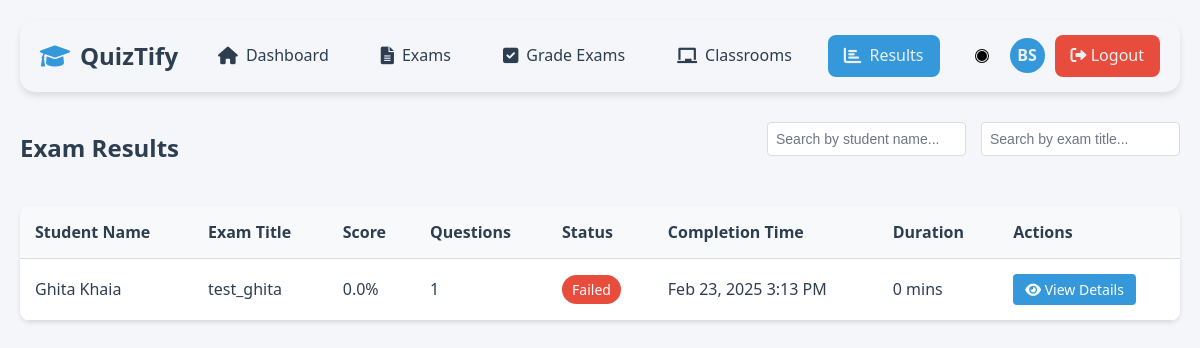
The page /teacher/results.php (signed in) on the database as committed earlier.
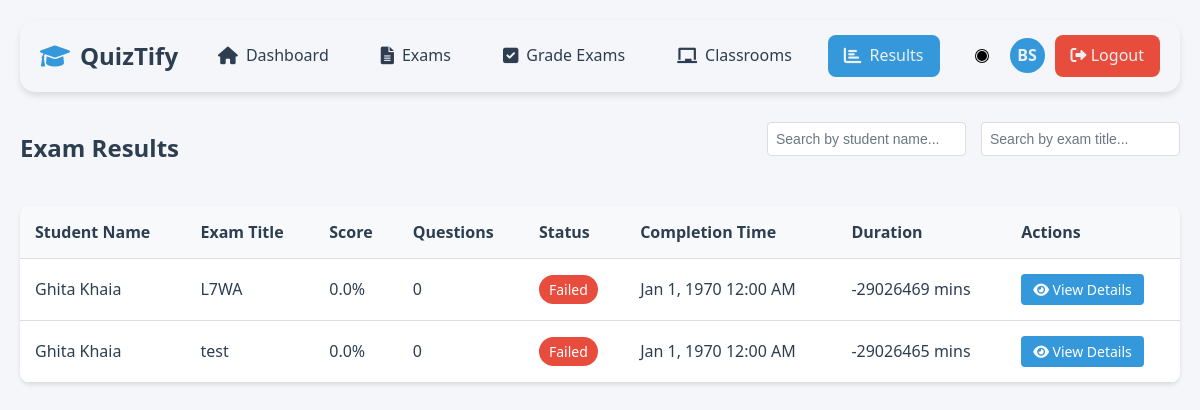
The same page on the database as committed later.
### tables this page shows
CREATE TABLE `exam_attempts` (
  `id` int(11) NOT NULL,
  `exam_id` int(11) NOT NULL,
  `student_id` int(11) NOT NULL,
  `start_time` datetime NOT NULL,
  `end_time` datetime DEFAULT NULL,
  `is_completed` tinyint(1) DEFAULT 0,
  `score` decimal(5,2) DEFAULT NULL,
  `graded_by` int(11) DEFAULT NULL,
  `created_at` timestamp NOT NULL DEFAULT current_timestamp(),
  `published` tinyint(1) NOT NULL DEFAULT 0,
  `teacher_feedback` text DEFAULT NULL,
  `graded_at` timestamp NULL DEFAULT NULL,
  `violations` int(11) DEFAULT 0
);

CREATE TABLE `users` (
  `id` int(11) NOT NULL,
  `username` varchar(50) NOT NULL,
  `password` varchar(255) NOT NULL,
  `email` varchar(100) NOT NULL,
  `role` enum('admin','teacher','student') NOT NULL DEFAULT 'student',
  `department` varchar(100) DEFAULT NULL,
  `status` enum('active','inactive') NOT NULL DEFAULT 'active',
  `full_name` varchar(100) NOT NULL,
  `created_at` timestamp NOT NULL DEFAULT current_timestamp(),
  `last_login` timestamp NULL DEFAULT NULL,
  `classroom_id` int(11) DEFAULT NULL,
  `is_approved` tinyint(1) DEFAULT 0
);

CREATE TABLE `exams` (
  `id` int(11) NOT NULL,
  `title` varchar(255) NOT NULL,
  `description` text DEFAULT NULL,
  `is_published` tinyint(1) NOT NULL DEFAULT 0,
  `start_date` datetime NOT NULL,
  `end_date` datetime NOT NULL,
  `created_by` int(11) NOT NULL,
  `created_at` timestamp NOT NULL DEFAULT current_timestamp(),
  `total_points` enum('10','20','40','100') NOT NULL DEFAULT '10',
  `attempts_allowed` int(11) NOT NULL DEFAULT 1,
  `passing_score` int(11) NOT NULL DEFAULT 60,
  `has_timer` tinyint(1) DEFAULT 0,
  `duration_minutes` int(11) DEFAULT NULL
);

### teacher/results.php (the view, shortened to what this page needs)
<?php
$conn = getDBConnection();
try {
    $stmt = $conn->prepare("
        SELECT
            ea.id as attempt_id,
            ea.score,
            ea.start_time,
            ea.end_time,
            e.id as exam_id,
            e.title as exam_title,
            e.passing_score,
            u.full_name as student_name,
            u.email as student_email,
            (
                SELECT COUNT(*)
                FROM student_answers sa
                WHERE sa.attempt_id = ea.id
            ) as questions_answered
        FROM exam_attempts ea
        JOIN exams e ON ea.exam_id = e.id
        JOIN users u ON ea.student_id = u.id
        WHERE e.created_by = ?
        ORDER BY ea.end_time DESC
    ");
    $stmt->execute([$_SESSION['user_id']]);
    $results = $stmt->fetchAll(PDO::FETCH_ASSOC);
} catch (PDOException $e) {
    error_log("Error in results.php: " . $e->getMessage());
    setFlashMessage('error', 'An error occurred while loading results.');
    $results = [];
}
?>
<!DOCTYPE html>
<html lang="en">
<head>
    <link rel="stylesheet" href="https://cdnjs.cloudflare.com/ajax/libs/font-awesome/6.0.0/css/all.min.css">
</head>
<body>
    <div class="container">
        <?php include '../includes/teacher-nav.php'; ?>
        <div class="page-header">
            <h1 class="page-title">Exam Results</h1>
            <div class="filters">
                <input type="text" id="studentFilter" class="filter-input" placeholder="Search by student name...">
                <input type="text" id="examFilter" class="filter-input" placeholder="Search by exam title...">
            </div>
        </div>
        <div class="results-container">
            <?php if (empty($results)): ?>
                <div class="empty-state">
                    <i class="fas fa-clipboard-list"></i>
                    <p>No exam results available yet.</p>
                </div>
            <?php else: ?>
                <table class="results-table">
                    <thead>
                        <tr>
                            <th>Student Name</th>
                            <th>Exam Title</th>
                            <th>Score</th>
                            <th>Questions</th>
                            <th>Status</th>
                            <th>Completion Time</th>
                            <th>Duration</th>
                            <th>Actions</th>
                        </tr>
                    </thead>
                    <tbody>
                        <?php foreach ($results as $result): ?>
                            <tr>
                                <td><?php echo htmlspecialchars($result['student_name']); ?></td>
                                <td><?php echo htmlspecialchars($result['exam_title']); ?></td>
                                <td><?php echo number_format($result['score'], 1); ?>%</td>
                                <td><?php echo $result['questions_answered']; ?></td>
                                <td>
                                    <span class="score-badge <?php echo $result['score'] >= $result['passing_score'] ? 'score-pass' : 'score-fail'; ?>">
                                        <?php echo $result['score'] >= $result['passing_score'] ? 'Passed' : 'Failed'; ?>
                                    </span>
                                </td>
                                <td><?php echo date('M j, Y g:i A', strtotime($result['end_time'])); ?></td>
                                <td>
                                    <?php
                                    $duration = strtotime($result['end_time']) - strtotime($result['start_time']);
                                    echo floor($duration / 60) . ' mins';
                                    ?>
                                </td>
                                <td>
                                    <a href="view-attempt.php?id=<?php echo $result['attempt_id']; ?>" class="btn-view">
                                        <i class="fas fa-eye"></i> View Details
                                    </a>
                                </td>
                            </tr>
                        <?php endforeach; ?>
                    </tbody>
                </table>
            <?php endif; ?>
        </div>
    </div>
</body>
</html>

Rows that differ between the two databases and show on the page:
removed exam_attempts: users.full_name "Ghita Khaia", exam.title "test_ghita", score "0.0", questions_answered "1", shows "Failed", end_time "Feb 23, 2025 3:13 PM", floor($duration / 60) "0"
added exam_attempts: student.full_name "Ghita Khaia", exam.title "L7WA", score "0.0", questions_answered "0", shows "Failed", end_time "Jan 1, 1970 12:00 AM", floor($duration / 60) "-29026469"
added exam_attempts: student.full_name "Ghita Khaia", exam.title "test", score "0.0", questions_answered "0", shows "Failed", end_time "Jan 1, 1970 12:00 AM", floor($duration / 60) "-29026465"
